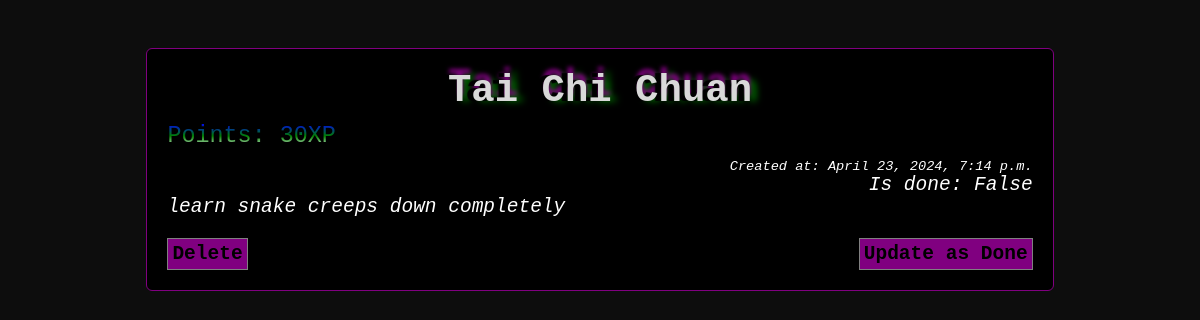
Page /tasks/detail/2/ on the committed database.
### tasks/models/task.py (models this page shows, shortened)
class Task(models.Model):
    ability = models.ForeignKey(
        Ability,
        on_delete=models.SET_NULL,
        related_name='tasks_ability',
        null=True,
        blank=True
    )
    description = models.TextField()
    xp = models.IntegerField(default=0)
    is_done = models.BooleanField(default=False)
    is_added = models.BooleanField(default=False)
    created_at = models.DateTimeField(auto_now_add=True)
    done_at = models.DateTimeField(null=True, blank=True)

### abilities/models/ability.py (models this page shows, shortened)
class Ability(models.Model):
    name = models.CharField(max_length=100)
    total_xp = models.IntegerField(default=0)
    created_at = models.DateTimeField(auto_now_add=True)
    last_task_done_at = models.DateTimeField(null=True, blank=True)

### tasks/views/task_detail.py (the view)
# urls.py: path('detail/<int:pk>/', TaskDetailView.as_view(), name='task_detail'),
class TaskDetailView(DetailView):
    model = Task
    template_name = 'task_detail.html'
    context_object_name = 'task'

### tasks/templates/task_detail.html (shortened to what this page needs)
<!DOCTYPE html>
<html lang="en">
<head>
</head>
<body>
<div class="container">
    <div class="task">
        <div class="name">{{ task.ability.name }}</div>
        <div class="xp">Points: {{ task.xp }}XP</div>
        <div class="created">Created at: {{ task.created_at }}</div>
        <div class="is-done">Is done: {{ task.is_done }}</div>
        <div class="description">{{ task.description }}</div>
        <div class="button-container">
            <a class="button" href="{% url 'task_delete' task.pk %}">Delete</a>
            <a class="button" href="{% url 'task_update' task.pk %}">Update as Done</a>
        </div>
    </div>
</div>
</body>
</html>

### tasks/templates/task_detail.html (style rules this page uses)
body { font-family: monospace; background-color: #0d0d0d; color: #d9d9d9; font-size: 1.5em; }
.container { height: max-content; width: 80%; min-width: 600px; padding: 20px; margin: 0 auto; }
.task { margin: 20px; border: solid 1px purple; border-radius: 6px; padding: 20px; background-color: black; }
.task .name { font-weight: bold; margin-bottom: 10px; font-size: 2em; text-align: center; text-shadow: -6px 0px 1px black, 0px -6px 4px purple, 6px 0px 7px green; }
.task .xp { background: linear-gradient(blue, green, white); -webkit-background-clip: text; -webkit-text-fill-color: transparent; margin-bottom: 10px; font-size: 1.2em; text-align: left; }
.task .created { font-style: italic; color: white; text-align: right; font-size: 0.7em; }
.task .is-done { font-style: italic; color: white; text-align: right; }
.task .description { font-style: italic; color: white; text-align: left; }
.button-container { display: flex; justify-content: space-between; margin-top: 20px; }
.button { background-color: purple; color: black; border: solid 1px gray; padding: 4px; font-weight: bold; text-decoration: none; }

### rows in the picture
Task: ability.name "Tai Chi Chuan", xp "30", created_at "April 23, 2024, 7:14 p.m.", is_done "False", description "learn snake creeps down completely"
